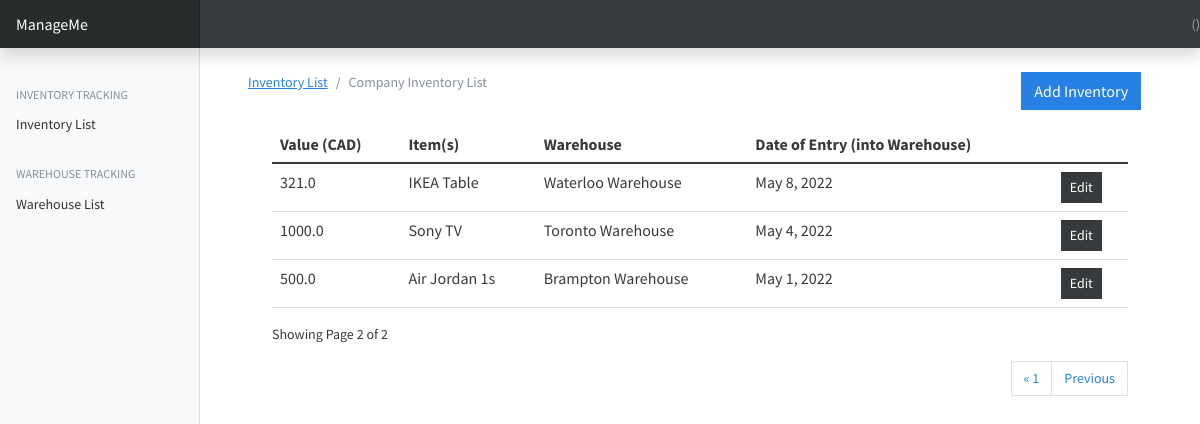
Screenshot of /?page=2 with the database file from the repository.
### inventory/models.py (models this page shows, shortened)
class Inventory(models.Model):
    value = models.FloatField() # value of the inventory
    date = models.DateField(default=now) # date the inventory was added
    item = models.TextField() # item name/inventory name
    warehouse = models.CharField(max_length=250) # warehouse the inventory is associated with
    class Meta:
        ordering = ['-date'] # ordering items by date (descending order)
        verbose_name_plural = "Inventories" # Defining plural naming for Django Admin interface

### inventory/views.py (the view)
# urls.py: path('', views.index, name = "inventory"),
def index(request):
    inventories = Inventory.objects.all()
    paginator = Paginator(inventories, 10) # Second variable specifies "item(s) per page"
    page_number = request.GET.get('page') # Selecting specific page from URL
    page_objects = Paginator.get_page(paginator, page_number) # Reflect all items for a given page
    context = { 'inventories': inventories, 'page_objects': page_objects} # Pass to Views
    return render(request, 'inventory/index.html', context)

### templates/inventory/index.html (shortened to what this page needs)
{% extends 'base.html' %}
{% load static %}
{% block content %}
<div class="container mt-4">
    <div class="row">
        <div class="col-md-10">
            <nav aria-label="breadcrumb">
                <ol class="breadcrumb">
                <li class="breadcrumb-item"><a href="{% url 'inventory' %}">Inventory List</a></li>
                <li class="breadcrumb-item active" aria-current="page">Company Inventory List</li>
                </ol>
            </nav>
        </div>
        <div class="col-md-2">
            <a href="{% url 'add-inventory' %}" class = "btn btn-primary">Add Inventory</a>
        </div>
    </div>
    <div class="container">
        {% if inventories.count %}
        <div class="app-table">
            <table class="table table-stripped table-hover mt-3">
                <thead>
                    <tr>
                        <th>Value (CAD)</th>
                        <th>Item(s)</th>
                        <th>Warehouse</th>
                        <th>Date of Entry (into Warehouse)</th>
                        <th></th>
                    </tr>
                </thead>
                <tbody>
                    {% for inventory in page_objects %}
                    <tr>
                        <td>{{inventory.value}}</td>
                        <td>{{inventory.item}}</td>
                        <td>{{inventory.warehouse}}</td>
                        <td>{{inventory.date}}</td>
                        <td><a href = "{% url 'edit-inventory' inventory.id %}" class = "btn btn-secondary btn-sm">Edit</a></td>
                    </tr>
                    {% endfor %}
                </tbody>
            </table>
        </div>
        <div class="pagination-container">
        <div class = "">
            Showing Page {{page_objects.number}} of {{page_objects.paginator.num_pages}}
        </div>
        <ul class="pagination align-end float-end ms-auto mt-3">
            {% if page_objects.has_previous %}
                <li {% if page_objects.number == 1 %} class="page-item active" {% endif %}><a class="page-link" href="?page=1">&laquo; 1</a></li>
                <li class="page-item"> <a class="page-link" href="?page={{ page_objects.previous_page_number }}">Previous</a></li>
            {% endif %}
        </ul>
        {% endif %}
    </div>
    </div>
</div>
{% endblock %}

### inventorysystem/static/css/dashboard.css (style rules this page uses)
body { font-size: .875rem; }

### rows the page displays
Inventory: value "321.0", item "IKEA Table", warehouse "Waterloo Warehouse", date "May 8, 2022"
Inventory: value "1000.0", item "Sony TV", warehouse "Toronto Warehouse", date "May 4, 2022"
Inventory: value "500.0", item "Air Jordan 1s", warehouse "Brampton Warehouse", date "May 1, 2022"

### other values shown
{{ page_objects.number }} "2"
{{ page_objects.paginator.num_pages }} "2"
